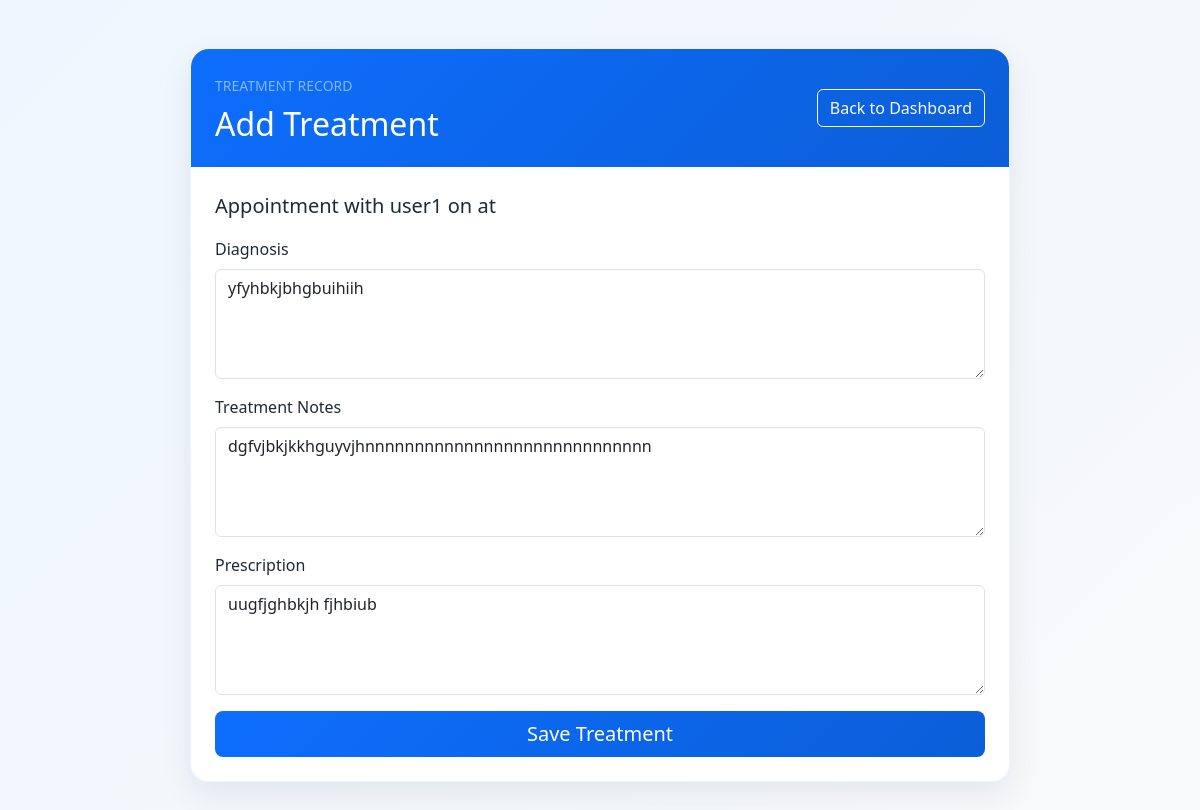
The app's page /doctor/appointments/1/treatment (signed in) with its own data.
### database.py (models this page shows)
class User(db.Model):
    __tablename__ = "users"
    id = db.Column(db.Integer, primary_key = True)
    name = db.Column(db.String(100), nullable=False)
    email = db.Column(db.String(100), unique=True, nullable=False)
    password_hash = db.Column(db.String(255), nullable=False)
    role = db.Column(db.String(50), nullable=False)  # e.g., 'admin', 'doctor', 'patient'
    is_active = db.Column(db.Boolean, default=True)
    doctor_profile = db.relationship("DoctorProfile", back_populates="user", uselist=False, cascade="all, delete-orphan")
    patient_profile = db.relationship("PatientProfile", back_populates="user", uselist=False, cascade="all, delete-orphan")

class Treatment(db.Model):
    __tablename__ = "treatments"
    id = db.Column(db.Integer, primary_key=True)
    appointment_id = db.Column(db.Integer, db.ForeignKey("appointments.id", ondelete= "CASCADE" ), nullable=False)
    diagnosis = db.Column(db.Text, nullable=False)
    treatment_notes = db.Column(db.Text, nullable=False)
    prescription = db.Column(db.Text, nullable=True)
    appointment = db.relationship("Appointment", back_populates="treatment")

### app.py (the view, shortened to what this page needs)
@app.route("/doctor/appointments/<int:appointment_id>/treatment", methods=["GET", "POST"])
@role_required("doctor")
def add_treatment(appointment_id):
    doctor = doctor_profile()
    appointment = Appointment.query.get(appointment_id)
    if not appointment or appointment.doctor_id != doctor.id:
        return "Appointment Not Found"
    return render_template("treatment_form.html", appointment=appointment)

### app.py (called while the page is built)
def login_required(view):
    @wraps(view)
    def wrapped_view(*args,**kwargs):
        if current_user() is None:
            flash("please login to continue", "error")
            return redirect(url_for("login"))
        return view(*args, **kwargs)
    return wrapped_view

def role_required(role):
    def decorator(view):
        @wraps(view)
        @login_required
        def wraped_view(*args, **kwargs):
            if current_user().role != role:
                return "You are not authrized to access this page."
            return view(*args, **kwargs)
        return wraped_view
    return decorator

def current_user():
    user_id = session.get("user_id")
    if user_id is None:
        return None
    return User.query.get(user_id)

def doctor_profile():
    user = current_user()
    if user and user.role == "doctor":
        return DoctorProfile.query.filter_by(user_id=user.id).first()
    return None

### templates/treatment_form.html (shortened to what this page needs)
<!DOCTYPE html>
<html lang="en">
<head>
    <link href="https://cdn.jsdelivr.net/npm/bootstrap@5.3.3/dist/css/bootstrap.min.css" rel="stylesheet">
    <link rel="stylesheet" href="{{ url_for('static', filename='style.css') }}">
</head>
<body class="bg-light">
    <div class="container py-5">
        <div class="card-soft mx-auto" style="max-width: 820px;">
            <div class="page-header px-4 py-4">
                <div class="d-flex justify-content-between align-items-center flex-wrap gap-3">
                    <div>
                        <small class="text-uppercase text-white-50">Treatment record</small>
                        <h2 class="mb-0 mt-2">Add Treatment</h2>
                    </div>
                    <a href="{{ url_for('doctor_dashboard') }}" class="btn btn-outline-light">Back to Dashboard</a>
                </div>
            </div>
            <div class="card-body p-4">
                <p class="lead">Appointment with {{ appointment.patient.user.name }} on {{ appointment.date }} at {{ appointment.time }}</p>
                <form method="post" class="row g-3">
                    <div class="col-12">
                        <label for="diagnosis" class="form-label">Diagnosis</label>
                        <textarea class="form-control" id="diagnosis" name="diagnosis" rows="4" required>{{ appointment.treatment.diagnosis if appointment.treatment else '' }}</textarea>
                    </div>
                    <div class="col-12">
                        <label for="treatment_notes" class="form-label">Treatment Notes</label>
                        <textarea class="form-control" id="treatment_notes" name="treatment_notes" rows="4" required>{{ appointment.treatment.treatment_notes if appointment.treatment else '' }}</textarea>
                    </div>
                    <div class="col-12">
                        <label for="prescription" class="form-label">Prescription</label>
                        <textarea class="form-control" id="prescription" name="prescription" rows="4" required>{{ appointment.treatment.prescription if appointment.treatment else '' }}</textarea>
                    </div>
                    <div class="col-12 d-grid">
                        <button type="submit" class="btn btn-primary btn-lg">Save Treatment</button>
                    </div>
                </form>
            </div>
        </div>
    </div>
</body>
</html>

### static/style.css (style rules this page uses)
body { margin: 0; padding: 0; background: linear-gradient(135deg, #eef6ff 0%, #f8f9fa 100%); font-family: "Segoe UI", Tahoma, Geneva, Verdana, sans-serif; color: #1f2937; }
.card-soft { background: rgba(255, 255, 255, 0.95); border: 1px solid rgba(13, 110, 253, 0.08); border-radius: 18px; box-shadow: 0 12px 32px rgba(15, 23, 42, 0.08); }
.btn-primary { background: linear-gradient(135deg, #0d6efd, #0b5ed7); border: none; }
.page-header { background: linear-gradient(135deg, #0d6efd, #0b5ed7); color: white; border-radius: 18px 18px 0 0; }

### records on screen
User: patient.user.name "user1"
Treatment: diagnosis "yfyhbkjbhgbuihiih", treatment_notes "dgfvjbkjkkhguyvjhnnnnnnnnnnnnnnnnnnnnnnnnnnnnn", prescription "uugfjghbkjh fjhbiub"
